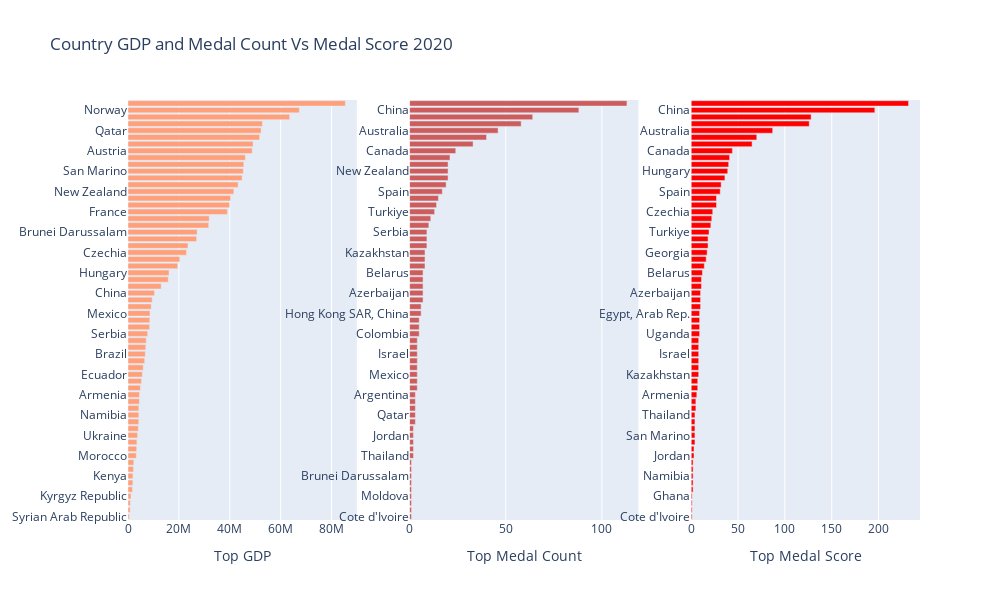

The notebook cell this image was saved under:
### Code cell
from plotly.subplots import make_subplots
import plotly.graph_objects as go

# Filter data by year
selected_year = 2020
df_filtered = df[df['Year'] == selected_year].sort_values(by='GDP', ascending=True)

# Create three subplots with different number of columns
fig = make_subplots(rows=1, cols=3)

# Add first chart to subplot 1
fig.add_trace(go.Bar(
    y=df_filtered['Country_Name'],
    x=df_filtered['GDP'],
    name='GDP',
    marker_color='lightsalmon',
    orientation='h'
), row=1, col=1)
fig.update_xaxes(title_text='Top GDP', row=1, col=1)
# Add second chart to subplot 2
df_filtered = df[df['Year'] == selected_year].sort_values(by='Total_Medals', ascending=True)
fig.add_trace(go.Bar(
    y=df_filtered['Country_Name'],
    x=df_filtered['Total_Medals'],
    name='Total Medals',
    marker_color='indianred',
    orientation='h'
), row=1, col=2)
fig.update_xaxes(title_text='Top Medal Count', row=1, col=2)
# Add second chart to subplot 2
df_filtered = df[df['Year'] == selected_year].sort_values(by='Total_Score', ascending=True)
fig.add_trace(go.Bar(
    y=df_filtered['Country_Name'],
    x=df_filtered['Total_Score'],
    name='Total Score',
    marker_color='red',
    orientation='h'
), row=1, col=3)
fig.update_xaxes(title_text='Top Medal Score', row=1, col=3)
# Update layout to set grid with 2 columns for the second row
fig.update_layout(title=f'Country GDP and Medal Count Vs Medal Score {selected_year}', 
                  height=600, width=1000, 
                  barmode='group',
                  showlegend=False)

fig.show()

### Figure 1 — Plotly figure (JSON) as saved in the notebook; plotly's stock layout.template omitted (floating-point values rounded to 4 significant figures)
{"data": [{"marker": {"color": "lightsalmon"}, "name": "GDP", "orientation": "h", "type": "bar", "x": [533400.0, 846800.0, 918700.0, 1183000.0, 1750000.0, 1910000.0, 1936000.0, 2177000.0, 2288000.0, 3258000.0, 3399000.0, 3498000.0, 3752000.0, 4043000.0, 4230000.0, 4251000.0, 4256000.0, 4501000.0, 4506000.0, 4897000.0, 5307000.0, 5645000.0, 5965000.0, 6543000.0, 6794000.0, 6991000.0, 7168000.0, 7734000.0, 8496000.0, 8561000.0, 8655000.0, 9122000.0, 9500000.0, 10410000.0, 13050000.0, 15820000.0, 16120000.0, 19550000.0, 20340000.0, 22990000.0, 23600000.0, 26960000.0, 27180000.0, 31720000.0, 31910000.0, 39060000.0, 39920000.0, 40320000.0, 41600000.0, 43260000.0, 44850000.0, 45320000.0, 45520000.0, 46110000.0, 48810000.0, 49170000.0, 51720000.0, 52320000.0, 52840000.0, 63530000.0, 67330000.0, 85420000.0], "xaxis": "x", "y": ["Syrian Arab Republic", "Uganda", "Ethiopia", "Kyrgyz Republic", "Uzbekistan", "India", "Kenya", "Ghana", "Cote d'Ivoire", "Morocco", "Egypt, Arab Rep.", "Tunisia", "Ukraine", "Jordan", "Azerbaijan", "Namibia", "Georgia", "Moldova", "Armenia", "Jamaica", "Colombia", "Ecuador", "North Macedonia", "Belarus", "Brazil", "Thailand", "Dominican Republic", "Serbia", "Argentina", "Turkiye", "Mexico", "Kazakhstan", "Cuba", "China", "Romania", "Poland", "Hungary", "Slovak Republic", "Lithuania", "Czechia", "Estonia", "Spain", "Brunei Darussalam", "Korea, Rep.", "Italy", "France", "Japan", "United Kingdom", "New Zealand", "Canada", "Israel", "San Marino", "Belgium", "Hong Kong SAR, China", "Austria", "Finland", "Australia", "Qatar", "Sweden", "United States", "Norway", "Ireland"], "yaxis": "y"}, {"marker": {"color": "indianred"}, "name": "Total Medals", "orientation": "h", "type": "bar", "x": [1, 1, 1, 1, 1, 1, 1, 1, 1, 2, 2, 2, 2, 2, 3, 3, 3, 3, 3, 4, 4, 4, 4, 4, 4, 4, 4, 5, 5, 5, 6, 6, 7, 7, 7, 7, 7, 8, 8, 8, 9, 9, 9, 10, 11, 13, 14, 15, 17, 19, 20, 20, 20, 21, 24, 33, 40, 46, 58, 64, 88, 113], "xaxis": "x2", "y": ["Cote d'Ivoire", "Lithuania", "Morocco", "Moldova", "North Macedonia", "Namibia", "Brunei Darussalam", "Ghana", "Syrian Arab Republic", "Thailand", "Tunisia", "Estonia", "Jordan", "Finland", "San Marino", "Qatar", "Ecuador", "Kyrgyz Republic", "Argentina", "Slovak Republic", "Ireland", "Mexico", "Uganda", "Romania", "Israel", "Armenia", "Ethiopia", "Colombia", "Dominican Republic", "Uzbekistan", "Hong Kong SAR, China", "Egypt, Arab Rep.", "Austria", "Azerbaijan", "India", "Belgium", "Belarus", "Georgia", "Norway", "Kazakhstan", "Jamaica", "Sweden", "Serbia", "Kenya", "Czechia", "Turkiye", "Poland", "Cuba", "Spain", "Ukraine", "Korea, Rep.", "New Zealand", "Hungary", "Brazil", "Canada", "France", "Italy", "Australia", "Japan", "United Kingdom", "China", "United States"], "yaxis": "y2"}, {"marker": {"color": "red"}, "name": "Total Score", "orientation": "h", "type": "bar", "x": [1, 1, 1, 1, 2, 2, 2, 2, 2, 3, 3, 4, 4, 4, 4, 4, 5, 5, 6, 7, 7, 8, 8, 8, 8, 8, 8, 9, 9, 9, 9, 10, 10, 10, 11, 11, 12, 14, 16, 17, 18, 18, 19, 21, 22, 23, 27, 27, 31, 32, 36, 39, 40, 41, 44, 65, 70, 87, 126, 128, 196, 232], "xaxis": "x3", "y": ["Cote d'Ivoire", "Moldova", "Syrian Arab Republic", "Ghana", "Finland", "Brunei Darussalam", "Namibia", "North Macedonia", "Lithuania", "Jordan", "Morocco", "Argentina", "San Marino", "Estonia", "Mexico", "Thailand", "Tunisia", "Kyrgyz Republic", "Armenia", "Qatar", "Ethiopia", "Kazakhstan", "Ireland", "Slovak Republic", "Israel", "Dominican Republic", "Ecuador", "Uganda", "Romania", "Colombia", "Egypt, Arab Rep.", "Hong Kong SAR, China", "Austria", "Azerbaijan", "Uzbekistan", "India", "Belarus", "Belgium", "Serbia", "Georgia", "Jamaica", "Norway", "Turkiye", "Sweden", "Kenya", "Czechia", "Ukraine", "Poland", "Spain", "Cuba", "Korea, Rep.", "Hungary", "New Zealand", "Brazil", "Canada", "France", "Italy", "Australia", "Japan", "United Kingdom", "China", "United States"], "yaxis": "y3"}], "layout": {"barmode": "group", "height": 600, "showlegend": false, "title": {"text": "Country GDP and Medal Count Vs Medal Score 2020"}, "width": 1000, "xaxis": {"anchor": "y", "domain": [0, 0.2889], "title": {"text": "Top GDP"}}, "xaxis2": {"anchor": "y2", "domain": [0.3556, 0.6444], "title": {"text": "Top Medal Count"}}, "xaxis3": {"anchor": "y3", "domain": [0.7111, 1], "title": {"text": "Top Medal Score"}}, "yaxis": {"anchor": "x", "domain": [0, 1]}, "yaxis2": {"anchor": "x2", "domain": [0, 1]}, "yaxis3": {"anchor": "x3", "domain": [0, 1]}}}
